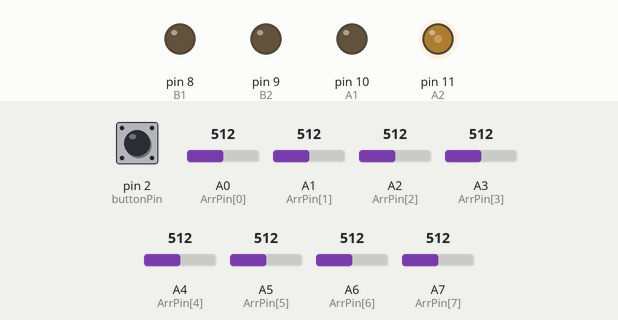
Recording of a sketch running on a simulated Arduino Nano, built with avr-gcc and run on an emulated ATmega328P. Parts: output pins drawn as LEDs (lit = HIGH). Inputs (shaded band) come from the test bench; at power-on: pin 2 (buttonPin) HIGH, A1 (ArrPin[1]) = 512, A0 (ArrPin[0]) = 512, A2 (ArrPin[2]) = 512, A4 (ArrPin[4]) = 512, A6 (ArrPin[6]) = 512, A3 (ArrPin[3]) = 512, A5 (ArrPin[5]) = 512, A7 (ArrPin[7]) = 512. EEPROM starts erased.

Above: at 1.6 s.
1.7 s: pin 2 (buttonPin) pulled LOW for 1 s
At 3.7 s:
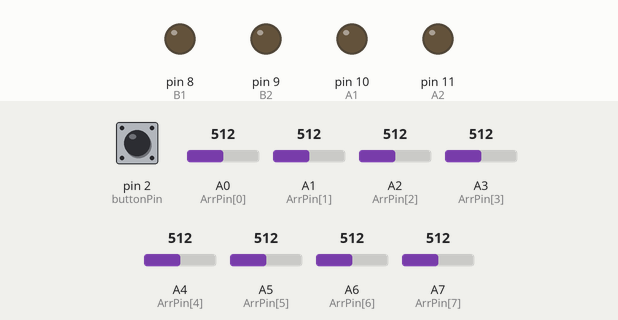
4.2 s: A1 (ArrPin[1]) set to 716
7.2 s: A0 (ArrPin[0]) set to 530
10.2 s: A2 (ArrPin[2]) set to 520
At 10.37 s:
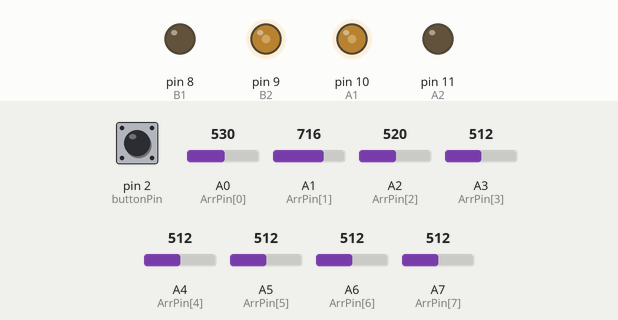
13.2 s: A4 (ArrPin[4]) set to 527
At 14.3 s:
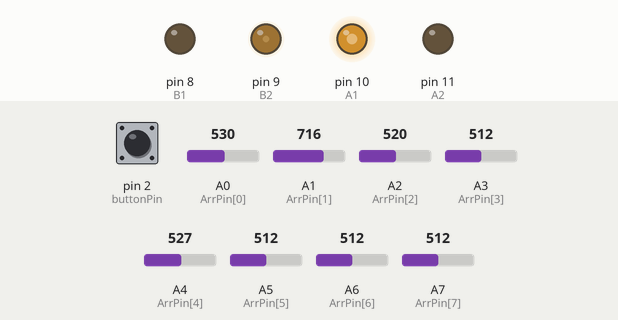
14.7 s: A6 (ArrPin[6]) set to 716
At 15.4 s:
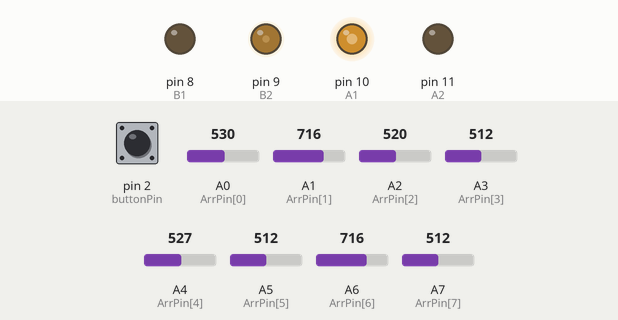
Timing chart, 0 to 17.2 s (numbered marks = the images above; inputs shaded):
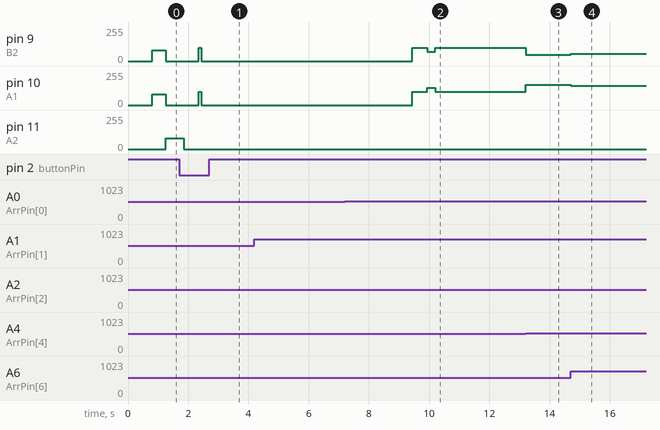

Measured:
- the behaviour switches between 512 and 513 on A2 (ArrPin[2]) (found by bisection; images 1 and 2)
- the behaviour switches between 512 and 513 on A4 (ArrPin[4]) (found by bisection; images 2 and 3)
- after the input at 1.7 s, pin 9 (B2), pin 10 (A1): 0/255 → 100/255 after 0.65 s, → 0/255 0.08 s later
- after the input at 4.2 s, every drawn part: stays the same
- after the input at 10.2 s, pin 9 (B2): 70/255 → 100/255 at once; pin 10 (A1): 130/255 → 100/255 at once
- after the input at 13.2 s, pin 9 (B2): 100/255 → 47/255 at once; pin 10 (A1): 100/255 → 152/255 at once
- after the input at 14.7 s, pin 9 (B2): 47/255 → 55/255 at once; pin 10 (A1): 152/255 → 145/255 at once

The sketch:

jubayer_raihan_2nd.ino
```cpp
#include <EEPROM.h>

#define MX motor(baseSpeed, baseSpeed);
#define TEST(x) \
  MX delay(x); \
  sensorRead();

int BlackSerface = 0;
int sen[8];
int ArrPin[8] =  { A0, A1, A2, A3, A4, A5, A6, A7 };
int ref[8] = { 500, 500, 500, 500, 500, 500, 500, 500 };
int smin[8] = { 1000, 1000, 1000, 1000, 1000, 1000, 1000, 1000 }, smax[8] = { 0, 0, 0, 0, 0, 0, 0, 0 };
long int Read = 0;
int blackConditionCounter = 1;

// Pin definitions as requested
#define A1 10
#define A2 11
#define B1 8
#define B2 9
#define buttonPin 2

int LSpeed, RSpeed, onBlack, Left, Right, turnSpeed = 200, Delay = 150,GapDelay = 100, ADelay = 180, Error = false;
float Ki = 0, Kd = 500, baseSpeed = 100, MaxSpeed = 250, setPoint = 4.5, ForMax = 4;
float Kp = 30, position = 0, error = 0, lastError = 0, P = 0, I = 0, D = 0, PID = 0, leftPID = 0, rightPID = 0;
char PlusDir = 'L', dir = 'R';

void setup() {
  Serial.begin(9600);

  // Sensor pin declarations
  for (int i = 0; i < 8; i++)
    pinMode(ArrPin[i], INPUT);

  // Motor pin declarations
  pinMode(A1, OUTPUT);
  pinMode(A2, OUTPUT);
  pinMode(B1, OUTPUT);
  pinMode(B2, OUTPUT);
  pinMode(buttonPin, INPUT_PULLUP);

  delay(300);

  if (digitalRead(buttonPin) == LOW) {
    delay(500);
    autoCal();
  }
  delay(500);
  autoCal();
  for (int i = 0; i < 8; i++) {
    EEPROM.get(i * 2, ref[i]);
  }

  while (digitalRead(buttonPin) == HIGH) {
    delay(10);
  }
  delay(400);
}

void loop() {
// for (int i = 0; i < 8; i++){
// Serial.print(" Sen");
// Serial.print(ArrPin[i]);
// Serial.print(" ");
// Serial.print(analogRead(ArrPin[i])) ;
// Serial.println(" ");
// delay(500);
// }
// return;

  sensorRead();
  // delay(400);
  // return;

  if (!Read) {
    TEST(10);
    if (!Read)
      whiteAction();
  }
 else if (Read == 12300678 || Read == 12340678 || Read == 12305678) {

    BlackSerface = !BlackSerface;
    return;
  }

  else if (left90()) {
    TEST(5);
    if (left90()) {
      TEST(5);
      if (left90()) {
        turnLeft();
      }
    }
  }
  else if (right90()) {
    TEST(5);
    if (right90()) {
      TEST(5);
      if (right90()) {
        turnRight();
      }
    }
  }
  else if (left45()) {
    TEST(2);
    if (left45()) {
      TEST(2);
      if (left45()) {
        turnLeft45();
      }
    }
  }
  else if (right45()) {
    TEST(2);
    if (right45()) {
      TEST(2);
      if (right45()) {
        turnRight45();
      }
    }
  }
  else if (starCondition() == true) {
    TEST(5)
    if (starCondition() == true) {
      TEST(5)
      if (starCondition() == true) {
        starAction();
      }
    }
  }

 else if (Tcondition()) {
    TEST(10);
    if (Tcondition()) {
      TEST(10);
      if (Tcondition()) {
        turnLeft();
      }
    }
  }


 else if (plusCondition()) {
    TEST(5);
    if (plusCondition()) {
      TEST(5);
      if (plusCondition()) {
        ENDCondition();
      }
    }
  }


// Add this at the top with other global variables

else if (blackCondition()) {
  TEST(10);
  if (blackCondition()) {
    TEST(10);
    if (blackCondition()) {
      ENDCondition();
    }
  }
}
//  else if (whiteCondition()) {
//     TEST(10);
//     if (whiteCondition()) {
//       TEST(10);
//       if (whiteCondition()) {
//         motor(0,0);
//         delay(7000);
//         motor(baseSpeed,baseSpeed);
//       }
//     }
//   }
  else {
    onLinePID();
  }
}
```

Action.ino
```cpp
void ENDCondition() {
  TEST(70);

  if (!Read) {
    turn(-turnSpeed, turnSpeed);  // T condition
  }
  else if (Read && !(sen[0] || sen[7]))  // Plus Condition
  {
    if (PlusDir == 'L') {
      turn(-turnSpeed, turnSpeed);
    } else if (PlusDir == 'R') {
      turn(turnSpeed, -turnSpeed);
    } else onLinePID();
  }
  else if (blackCondition()) {
    if (blackConditionCounter == 1) {
      // First time: just stop for 7 seconds
      motor(0, 0);
      delay(7000);//how long have to stop
      motor(baseSpeed, baseSpeed);
      delay(500);//if return from gap decrease the delay
      blackConditionCounter = 2;
      onLinePID();
    }
    else if (blackConditionCounter == 2) {
      // Second time: terminate
      endPoint();
    }
  }
}

void endPoint() {
  bot_break(80);
  while (Read) {
    motor(0, 0);
    sensorRead();
  }
}

void turnLeft() {
  for (int i = 0; i < Delay; i++) {
    motor(baseSpeed, baseSpeed);
    sensorRead();
  }
  sensorRead();
  if (Read) {  //Dir rule
    onLinePID();
  } else
    turn(-turnSpeed, turnSpeed);
}

void turnRight() {
  for (int i = 0; i < Delay; i++) {
    motor(baseSpeed, baseSpeed);
    sensorRead();
  }

  sensorRead();
  if (Read) {  // dir rule
    onLinePID();
  } else
    turn(turnSpeed, -turnSpeed);
}

void turn(int left, int right) {
  bot_break(80);
  motor(left, right);
  delay(160);

  if (left < right) {
    sen[3] = 0;
    sen[2] = 0;

    while (!sen[3] && !sen[2]) {
      motor(left, right);
      sensorRead();
    }
  }

  else {
    sen[5] = 0;
    sen[4] = 0;

    while (!sen[5] && !sen[4]) {
      motor(left, right);
      sensorRead();
    }
  }
  bot_break(50);
}

void turnLeft45() {
  for (int i = 0; i < ADelay; i++) {
    motor(100, 100);
    sensorRead();
  }
  sensorRead();
  if (Read) onLinePID();
  else
    turn(-turnSpeed, turnSpeed);
}

void turnRight45() {
  for (int i = 0; i < ADelay; i++) {
    motor(100, 100);
    sensorRead();
  }
  sensorRead();
  if (Read) {
    onLinePID();
  } else
    turn(turnSpeed, -turnSpeed);
}


void starAction() {
  bot_break(80);
  sen[3] = 0;
  sen[4] = 0;
  while (!sen[3] && !sen[4]) {
    motor(turnSpeed, -turnSpeed);
    sensorRead();
  }
  bot_break(80);
}

void whiteAction() {
  for (int i = 0; i < GapDelay; i++) {
    motor(baseSpeed, baseSpeed);
    sensorRead();
  }
  if (lastError < -1) {
    sen[3] = 0;
    sen[2] = 0;
    while (!sen[3] && !sen[2]) {
      motor(-turnSpeed, turnSpeed);
      sensorRead();
    }
  }
  else if (lastError > 1) {
    sen[5] = 0;
    sen[4] = 0;
    while (!sen[5] && !sen[4]) {
      motor(turnSpeed, -turnSpeed);
      sensorRead();
    }
  }
  else {
    TEST(50);
    if (Read)
      motor(Left, Right);
    else {
      turn(turnSpeed, -turnSpeed);
    }
  }
}
```

condition.ino
```cpp
bool right90() {
  if (Read == 45678 || Read == 5678 || Read == 678 || Read == 345600 )
    return true;
  else
    return false;
}

bool left90() {
  if (Read == 12345000 || Read == 12340000 || Read == 12300000)
    return true;
  else
    return false;
}


bool blackCondition() {
  if (Read == 12345678 || Read == 12345670 || Read == 2345678)
    return true;
  else
    return false;
}


bool left45() {
  if (Read == 12040000 ||
      Read == 10000600 ||
      Read == 10005600 ||
      Read == 10005000 ||
      Read == 10045000 ||
      Read == 10040000 ||
      Read == 12000600 ||
      Read == 12005600 ||
      Read == 12005000 ||
      Read == 12045000)
    return true;
  else
    return false;
}
bool right45() {
  if (Read == 340008||
    Read == 40008  ||
    Read == 45008  ||
    Read == 5008   ||
    Read == 5608   ||
    Read == 340078 ||
    Read == 40078  ||
    Read == 45078  ||
    Read == 5078   ||
    Read == 45070  ||
    Read == 40070)
    return true;
  else
    return false;
}


bool starCondition() {
  if (
    Read == 10000008 ||
    Read == 12000008 ||
    Read == 10000078 ||
    Read == 12000078 ||
    Read == 2300670 ||
    Read == 2000670 ||
    Read == 2300070 ||

    Read == 2000070 ||
    Read == 300600 ||
    Read == 2300670 ||
    Read == 12005670 ||
    Read == 2300078
  )
    return true;
  else
    return false;
}

bool Tcondition() {
  if ((
        Read == 12345670 ||
        Read == 2345678  ||
        Read == 12345678
      ) &&
      Read == 0
     )
    return true;
  else
    return false;
}

bool plusCondition() {
  if (
    Read == 12345670 ||
    Read == 2345678  ||
    Read == 12345678
  )

    return true;
  else
    return false;
}

// bool whiteCondition() {
//   if (Read == 0 || Read == 10000000 || Read == 8)
//     return true;
//   else
//     return false;
// }
```

motor.ino
```cpp
void motor(int left, int right) {
  LSpeed = left;
  RSpeed = right;

  int a = 0, b = 0, c = 0, d = 0;
  (left < 0) ? b = abs(left) : a = left;
  (right < 0) ? c = abs(right) : d = right;

  analogWrite(A1, a);
  analogWrite(A2, b);
  analogWrite(B1, c);
  analogWrite(B2, d);

}
```

normal_line.ino
```cpp
void onLinePID() {
  error = position - setPoint;
  P = error;
  I += error;
  D = error - lastError;
  lastError = error;
  PID = Kp * P + Kd * D;


  leftPID = (PID > (MaxSpeed - baseSpeed)) ? (MaxSpeed - baseSpeed) : PID;
  leftPID = (PID < -(MaxSpeed + baseSpeed)) ? -(MaxSpeed + baseSpeed) : leftPID;

  rightPID = (PID < -(MaxSpeed - baseSpeed)) ? -(MaxSpeed - baseSpeed) : PID;
  rightPID = (PID > (MaxSpeed + baseSpeed)) ? (MaxSpeed + baseSpeed) : rightPID;

  motor(baseSpeed + leftPID, baseSpeed - rightPID);
}
```

sensor_read.ino
```cpp
void sensorRead() {
  int i;
  onBlack = 0;
  Read = 0;
  position = 0;

  for (i = 0; i < 8; i++)
    sen[i] = ((ref[i]) < analogRead(ArrPin[i])) ? BlackSerface : !BlackSerface;

  for (i = 0; i < 8; i++) {
    onBlack += sen[i];
    Read = (Read * 10 + (sen[i] * (i + 1)));
    position += (sen[i] * (i + 1));
    // Serial.println(Read);
  }

  if (onBlack)
    position /= onBlack;
  else
    position = setPoint;
}

void reCheck(int Delay) {
  motor(LSpeed, RSpeed);
  delay(Delay);
  sensorRead();
}

void bot_break(int a) {
  motor(-LSpeed, -RSpeed);
  delay(a);
  motor(0, 0);
}

void autoCal() {
  long start = millis();
  while (millis() < (start + 450)) {
    for (int i = 0; i <= 7; i++) {
      sen[i] = analogRead(ArrPin[i]);
      if (sen[i] < smin[i])
        smin[i] = sen[i];
      if (sen[i] > smax[i])
        smax[i] = sen[i];
    }
    motor(80, 80);
  }

  long back = millis();
  bot_break(50);

  while (millis() < (back + 550)) {
    for (int i = 0; i < 8; i++) {
      sen[i] = analogRead(ArrPin[i]);
      if (sen[i] < smin[i])
        smin[i] = sen[i];
      if (sen[i] > smax[i])
        smax[i] = sen[i];
    }
    motor(-80, -80);
  }

  for (int i = 0; i < 8; i++) {
    EEPROM.put(i * 2, ((smax[i] + smin[i]) / 2));
  }

  motor(0, 0);
  delay(100);
}

// Motor control function (assuming it exists but wasn't in the original code)
```
